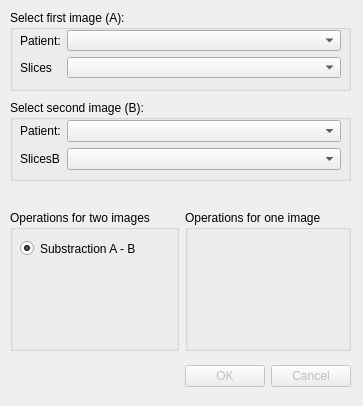
<?xml version="1.0" encoding="UTF-8"?>
<ui version="4.0">
 <class>ImageArithmWindow</class>
 <widget class="QDialog" name="ImageArithmWindow">
  <property name="geometry">
   <rect>
    <x>0</x>
    <y>0</y>
    <width>363</width>
    <height>406</height>
   </rect>
  </property>
  <property name="windowTitle">
   <string>Image arithm</string>
  </property>
  <widget class="QDialogButtonBox" name="buttonBox">
   <property name="enabled">
    <bool>false</bool>
   </property>
   <property name="geometry">
    <rect>
     <x>10</x>
     <y>360</y>
     <width>341</width>
     <height>32</height>
    </rect>
   </property>
   <property name="orientation">
    <enum>Qt::Horizontal</enum>
   </property>
   <property name="standardButtons">
    <set>QDialogButtonBox::Cancel|QDialogButtonBox::Ok</set>
   </property>
  </widget>
  <widget class="QWidget" name="gridLayoutWidget">
   <property name="geometry">
    <rect>
     <x>10</x>
     <y>210</y>
     <width>341</width>
     <height>141</height>
    </rect>
   </property>
   <layout class="QGridLayout" name="gridLayout">
    <item row="0" column="0">
     <widget class="QGroupBox" name="groupBox">
      <property name="title">
       <string>Operations for two images</string>
      </property>
      <widget class="QRadioButton" name="substractionRadioButton">
       <property name="geometry">
        <rect>
         <x>10</x>
         <y>30</y>
         <width>151</width>
         <height>17</height>
        </rect>
       </property>
       <property name="text">
        <string>Substraction A - B</string>
       </property>
       <property name="checked">
        <bool>true</bool>
       </property>
      </widget>
     </widget>
    </item>
    <item row="0" column="1">
     <widget class="QGroupBox" name="groupBox_2">
      <property name="title">
       <string>Operations for one image</string>
      </property>
     </widget>
    </item>
   </layout>
  </widget>
  <widget class="QGroupBox" name="groupBox_3">
   <property name="geometry">
    <rect>
     <x>10</x>
     <y>10</y>
     <width>341</width>
     <height>81</height>
    </rect>
   </property>
   <property name="title">
    <string>Select first image (A):</string>
   </property>
   <widget class="QWidget" name="formLayoutWidget">
    <property name="geometry">
     <rect>
      <x>10</x>
      <y>20</y>
      <width>321</width>
      <height>48</height>
     </rect>
    </property>
    <layout class="QFormLayout" name="formLayout">
     <item row="0" column="0">
      <widget class="QLabel" name="patientALabel">
       <property name="text">
        <string>Patient:</string>
       </property>
      </widget>
     </item>
     <item row="0" column="1">
      <widget class="QComboBox" name="patientAComboBox"/>
     </item>
     <item row="1" column="0">
      <widget class="QLabel" name="slicesALabel">
       <property name="text">
        <string>Slices</string>
       </property>
      </widget>
     </item>
     <item row="1" column="1">
      <widget class="QComboBox" name="slicesAComboBox"/>
     </item>
    </layout>
   </widget>
  </widget>
  <widget class="QGroupBox" name="groupBox_4">
   <property name="geometry">
    <rect>
     <x>10</x>
     <y>100</y>
     <width>341</width>
     <height>81</height>
    </rect>
   </property>
   <property name="title">
    <string>Select second image (B):</string>
   </property>
   <widget class="QWidget" name="formLayoutWidget_2">
    <property name="geometry">
     <rect>
      <x>10</x>
      <y>20</y>
      <width>321</width>
      <height>51</height>
     </rect>
    </property>
    <layout class="QFormLayout" name="formLayout_2">
     <item row="0" column="0">
      <widget class="QLabel" name="patientBLabel">
       <property name="text">
        <string>Patient:</string>
       </property>
      </widget>
     </item>
     <item row="0" column="1">
      <widget class="QComboBox" name="patientBComboBox"/>
     </item>
     <item row="1" column="0">
      <widget class="QLabel" name="slicesBLabel">
       <property name="text">
        <string>SlicesB</string>
       </property>
      </widget>
     </item>
     <item row="1" column="1">
      <widget class="QComboBox" name="slicesBComboBox"/>
     </item>
    </layout>
   </widget>
  </widget>
 </widget>
 <resources/>
 <connections>
  <connection>
   <sender>buttonBox</sender>
   <signal>accepted()</signal>
   <receiver>ImageArithmWindow</receiver>
   <slot>accept()</slot>
   <hints>
    <hint type="sourcelabel">
     <x>248</x>
     <y>254</y>
    </hint>
    <hint type="destinationlabel">
     <x>157</x>
     <y>274</y>
    </hint>
   </hints>
  </connection>
  <connection>
   <sender>buttonBox</sender>
   <signal>rejected()</signal>
   <receiver>ImageArithmWindow</receiver>
   <slot>reject()</slot>
   <hints>
    <hint type="sourcelabel">
     <x>316</x>
     <y>260</y>
    </hint>
    <hint type="destinationlabel">
     <x>286</x>
     <y>274</y>
    </hint>
   </hints>
  </connection>
 </connections>
</ui>
